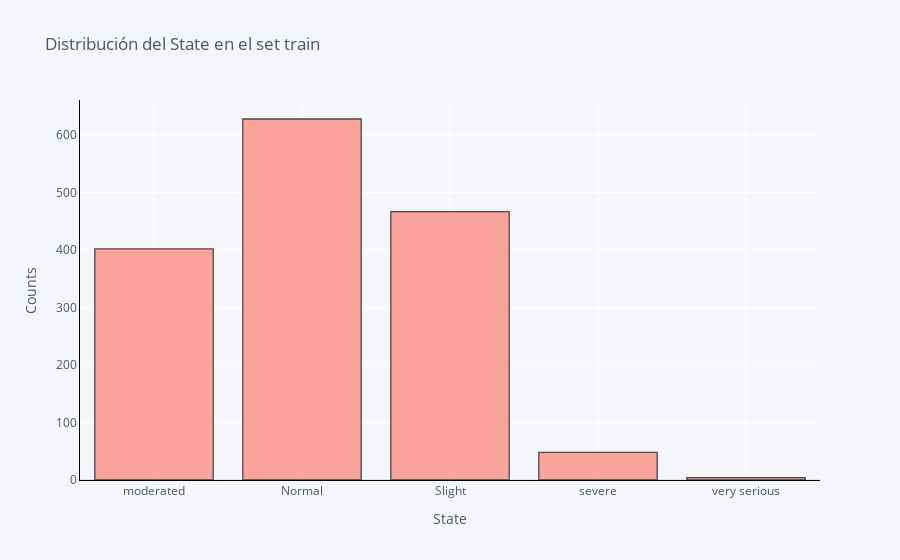

Notebook source saved alongside this figure:
### Code cell
train_df['State'].iplot(kind='hist',
                              xTitle='State', 
                              yTitle='Counts',
                              linecolor='black', 
                              opacity=0.7,
                              color='#FB8072',
                              theme='pearl',
                              bargap=0.2,
                              gridcolor='white',
                              title='Distribución del State en el set train')

### Figure 1 — Plotly figure (JSON) as saved in the notebook; plotly's stock layout.template omitted (floating-point values rounded to 4 significant figures; data arrays with more than 128 entries replaced by an {"elided": "..."} marker saying what was removed)
{"data": [{"histfunc": "count", "histnorm": "", "marker": {"color": "rgba(251, 128, 114, 1.0)", "line": {"color": "#000000", "width": 1.3}}, "name": "State", "opacity": 0.7, "orientation": "v", "type": "histogram", "x": {"elided": "1549 str values"}}], "layout": {"bargap": 0.2, "barmode": "overlay", "legend": {"bgcolor": "#F5F6F9", "font": {"color": "#4D5663"}}, "paper_bgcolor": "#F5F6F9", "plot_bgcolor": "#F5F6F9", "title": {"font": {"color": "#4D5663"}, "text": "Distribución del State en el set train"}, "xaxis": {"gridcolor": "white", "linecolor": "black", "showgrid": true, "tickfont": {"color": "#4D5663"}, "title": {"font": {"color": "#4D5663"}, "text": "State"}, "zerolinecolor": "#E1E5ED"}, "yaxis": {"gridcolor": "white", "linecolor": "black", "showgrid": true, "tickfont": {"color": "#4D5663"}, "title": {"font": {"color": "#4D5663"}, "text": "Counts"}, "zerolinecolor": "#E1E5ED"}}}
